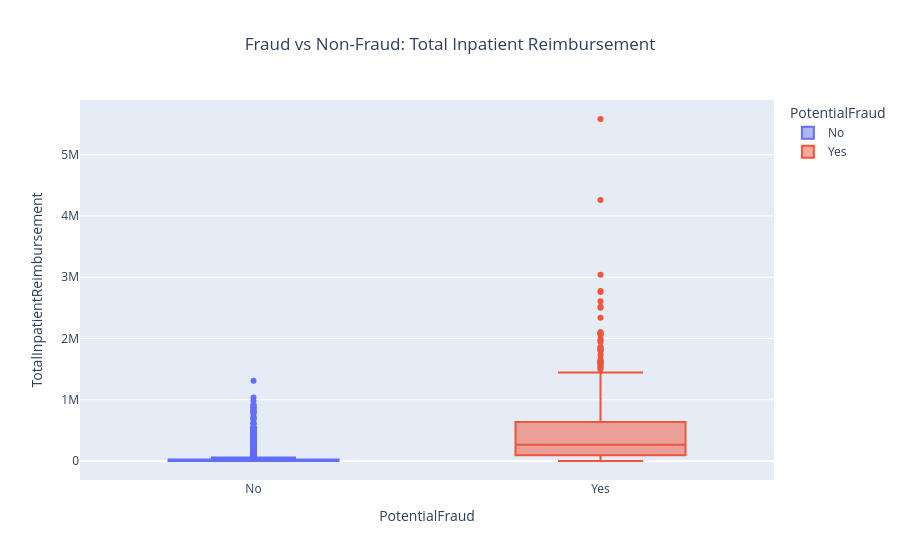

The cell this chart's notebook holds for it:
### Markdown cell above
## Distribution Analysis of Key Fraud Features

### Code cell
fig = px.box(
    provider_df,
    x="PotentialFraud",
    y="TotalInpatientReimbursement",
    color="PotentialFraud",
    title="Fraud vs Non-Fraud: Total Inpatient Reimbursement"
)
fig.update_layout(title_x=0.5)
fig.show()

### Figure 1 — Plotly figure (JSON) as saved in the notebook; plotly's stock layout.template omitted (floating-point values rounded to 4 significant figures; data arrays with more than 128 entries replaced by an {"elided": "..."} marker saying what was removed)
{"data": [{"alignmentgroup": "True", "hovertemplate": "PotentialFraud=%{x}<br>TotalInpatientReimbursement=%{y}<extra></extra>", "legendgroup": "No", "marker": {"color": "#636efa"}, "name": "No", "notched": false, "offsetgroup": "No", "orientation": "v", "showlegend": true, "type": "box", "x": {"elided": "4904 str values"}, "x0": " ", "xaxis": "x", "y": {"elided": "4904 float values"}, "y0": " ", "yaxis": "y"}, {"alignmentgroup": "True", "hovertemplate": "PotentialFraud=%{x}<br>TotalInpatientReimbursement=%{y}<extra></extra>", "legendgroup": "Yes", "marker": {"color": "#EF553B"}, "name": "Yes", "notched": false, "offsetgroup": "Yes", "orientation": "v", "showlegend": true, "type": "box", "x": {"elided": "506 str values"}, "x0": " ", "xaxis": "x", "y": {"elided": "506 float values"}, "y0": " ", "yaxis": "y"}], "layout": {"boxmode": "overlay", "legend": {"title": {"text": "PotentialFraud"}, "tracegroupgap": 0}, "title": {"text": "Fraud vs Non-Fraud: Total Inpatient Reimbursement", "x": 0.5}, "xaxis": {"anchor": "y", "categoryarray": ["No", "Yes"], "categoryorder": "array", "domain": [0, 1], "title": {"text": "PotentialFraud"}}, "yaxis": {"anchor": "x", "domain": [0, 1], "title": {"text": "TotalInpatientReimbursement"}}}}
